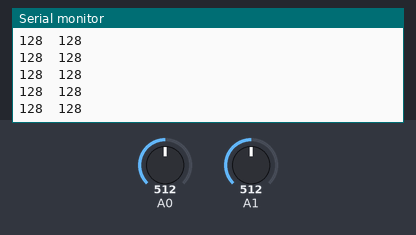
Simulated run of this sketch. Board: Arduino Uno, built with avr-gcc and run on an emulated ATmega328P. On the bench: the last lines printed to the serial monitor. Inputs (shaded band) come from the test bench; at power-on: A1 = 512, A0 = 512.

Above: at 4.2 s.
4.3 s: A1 set to 417
At 4.8 s:
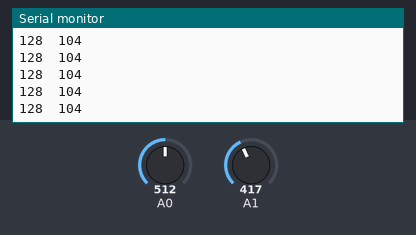
5.8 s: A1 set to 384
At 6.3 s:
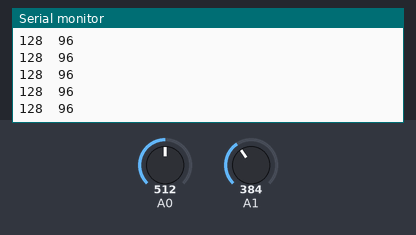
Timing chart, 0 to 8.8 s (numbered marks = the images above; inputs shaded):
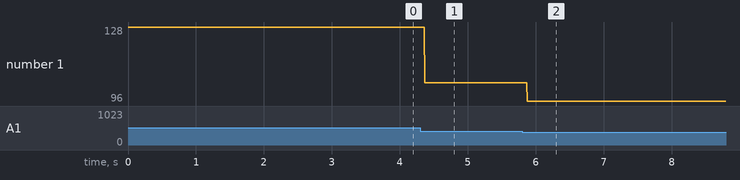

Measured:
- after the input at 4.3 s, the serial monitor: prints a new line after 0.07 s (image 1)
- after the input at 5.8 s, the serial monitor: prints a new line after 0.08 s (image 2)
- plotted number 1: 128 → 104 after the input at 4.3 s, 104 → 96 after the input at 5.8 s

The sketch:

Wire_Slave_Sender.ino
```cpp
/* I2CBus SLAVE (#8)
 *  Created by Amir Rajabifar
 */

// including the Wire library
#include <Wire.h>

// variable to store the reading from sensors
int pot1;
int pot2;

// an array to store the data that need to be sent
byte data[2];

void setup() {
  Serial.begin(9600);           // Begin Serial coomunication
  Wire.begin(8);                // join i2c bus with address #8
  Wire.onRequest(requestEvent); // register event
}

void loop() {
// Read from the sensors and assign to variables
  pot1 = analogRead(A0);
  pot2 = analogRead(A1);
// more sensors can be added
// change a 10 bit number to 8 bit
  pot1 /= 4;
  pot2 /= 4;

// Write the value of variables to the array
  data[0] = pot1;
  data[1] = pot2;

//Print the array to Serial buffer (for debuging)
  for (int i = 0; i < 2; i++){
    Serial.print(data[i]);
    Serial.print('\t');
  }
  Serial.println();
}

// function that executes whenever data is requested by master
// this function is registered as an event, see setup()
void requestEvent() {
// respond with message of 2 bytes as expected by master
  Wire.write(data, 2);
}
```
